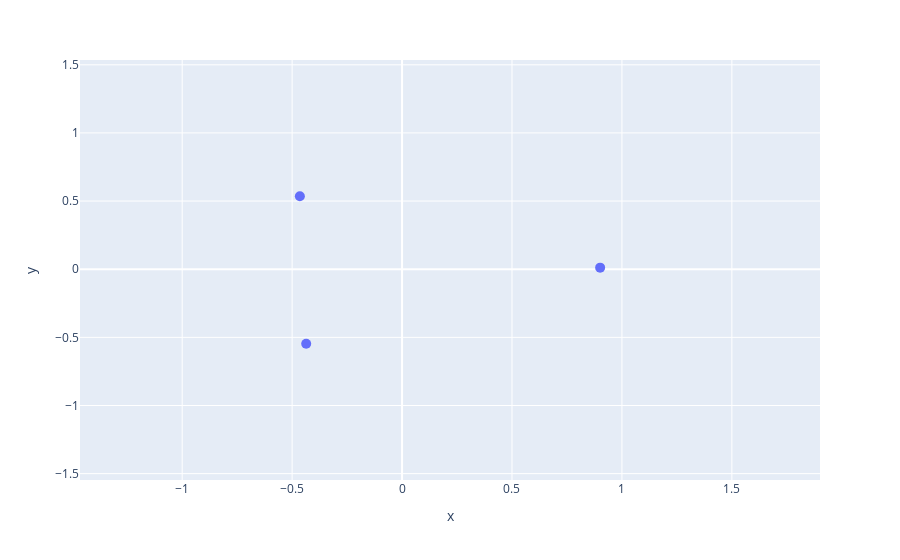

Notebook cell for this chart:
### Markdown cell above
Or using Maximum Variance Unfolding. Which is an algorithm build to preserve pairwise distances as good as possible.

### Code cell
mvu = MaximumVarianceUnfolding()
min_embeddings = (mvu.fit_transform(np.array(df_first_example['embeddings'].to_list()), dim=2, k=3))
df_first_example['x'] = min_embeddings[:,0]
df_first_example['y'] = min_embeddings[:,1]

x_axis_range = [df_first_example['x'].min()-1, df_first_example['x'].max()+1]
y_axis_range = [df_first_example['y'].min()-1, df_first_example['y'].max()+1]

fig = px.scatter(df_first_example, y='y', x='x',range_x=x_axis_range, range_y=y_axis_range,  hover_data=['sentence'])
fig.update_traces(marker_size=10)
fig.show()

### Figure 1 — Plotly figure (JSON) as saved in the notebook; plotly's stock layout.template omitted (floating-point values rounded to 4 significant figures)
{"data": [{"customdata": [["The number PI has infinite decimal places and beginns with 3"], ["To calculate geometrical aspects of circles you need to use a special irrational number"], ["The weather in nuremberg is very bad, as expected"]], "hovertemplate": "x=%{x}<br>y=%{y}<br>sentence=%{customdata[0]}<extra></extra>", "legendgroup": "", "marker": {"color": "#636efa", "size": 10, "symbol": "circle"}, "mode": "markers", "name": "", "orientation": "v", "showlegend": false, "type": "scatter", "x": [-0.4648, -0.4361, 0.9009], "xaxis": "x", "y": [0.5351, -0.5467, 0.01151], "yaxis": "y"}], "layout": {"legend": {"tracegroupgap": 0}, "margin": {"t": 60}, "xaxis": {"anchor": "y", "domain": [0, 1], "range": [-1.465, 1.901], "title": {"text": "x"}}, "yaxis": {"anchor": "x", "domain": [0, 1], "range": [-1.547, 1.535], "title": {"text": "y"}}}}
